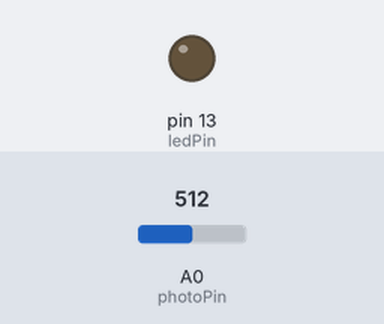
Bench run of a sketch on a simulated Arduino Uno, built with avr-gcc and run on an emulated ATmega328P. Shown: output pins drawn as LEDs (lit = HIGH). The inputs (shaded band) are chosen by the test bench; at power-on: A0 (photoPin) = 512.

Above: at 1.2 s.
1.3 s: A0 (photoPin) set to 214
2.8 s: A0 (photoPin) set to 189
At 4.0 s:
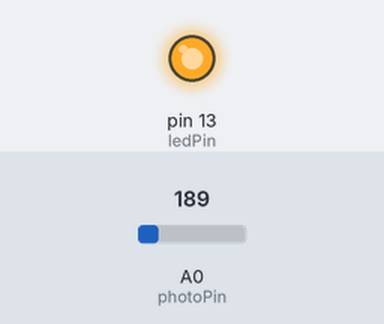
4.3 s: A0 (photoPin) set to 210
At 5.3 s:
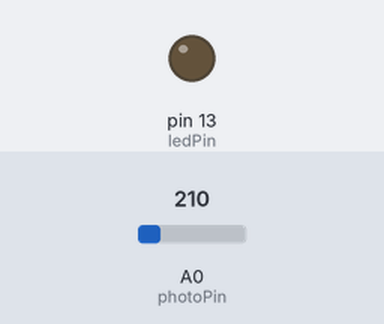
5.8 s: A0 (photoPin) set to 190
At 6.5 s:
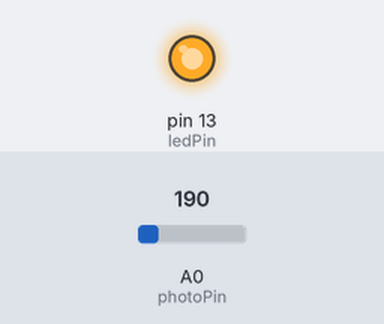
Timing chart, 0 to 8.3 s (numbered marks = the images above; inputs shaded):
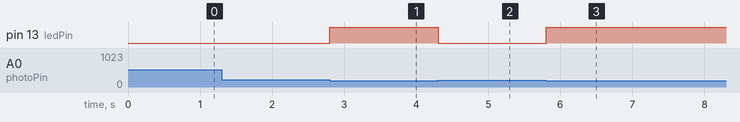

Measured:
- the behaviour switches between 200 and 199 on A0 (photoPin) (found by bisection; images 0 and 1)
- after the input at 1.3 s, every drawn part: stays the same
- after the input at 2.8 s, pin 13 (ledPin): LOW → HIGH at once
- after the input at 4.3 s, pin 13 (ledPin): HIGH → LOW at once
- after the input at 5.8 s, pin 13 (ledPin): LOW → HIGH at once

The sketch:

Day_4_sketch_nov14a.ino
```cpp
const int photoPin = A0;    // the pin where the photoresistor is connected
const int ledPin = 13;      // the pin where the LED is connected

int lightLevel = 0;         // variable to store the light level
int threshold = 200;        // threshold for light change detection  WAS: 100 -->  Changed to 200 for use in bright room


void setup() {
  pinMode(ledPin, OUTPUT);  // initializes the LED pin as an output

}

void loop() {
  lightLevel = analogRead(photoPin);   // read the light level from the photoresister

  if (lightLevel < threshold) {        // if the light level is below the threshold
  digitalWrite(ledPin,  HIGH);

  } else {
    digitalWrite(ledPin, LOW);         //turn off the Led
  }
  delay(100);                          // small delay to stabilize the readings
}
```
